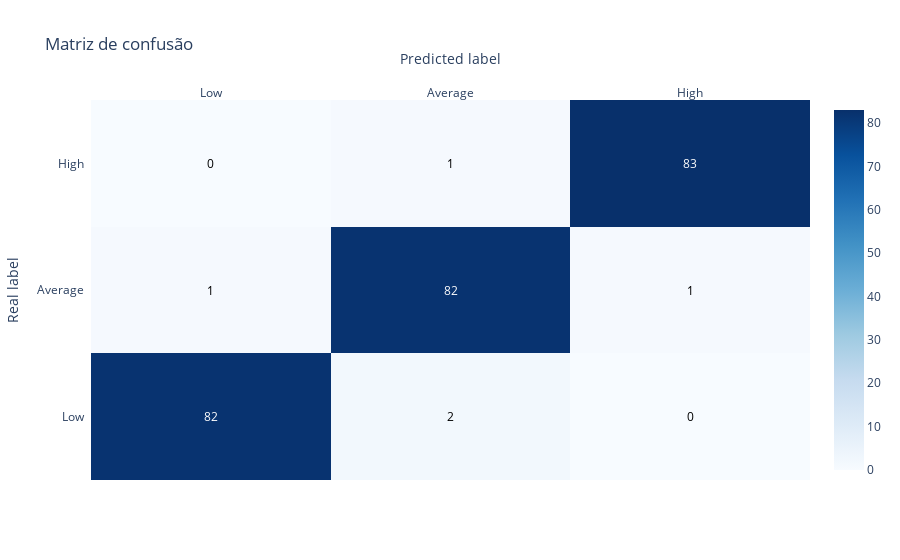

This figure's notebook cell:
### Markdown cell above
Vamos agora, utilizar uma matriz de confusão para entender em quais classes estão localizados o maior número de acertos do modelo.

### Code cell
# Criando a matriz de confusão;
conf_matrix = confusion_matrix(y_train, y_train_predicted)

# Definindo as classes;
class_names = ["Low", "Average", "High"]

# Plotando a matriz de confusão;
fig = ff.create_annotated_heatmap(
    z=conf_matrix,
    x=class_names,
    y=class_names,
    colorscale="Blues",
    showscale=True
)

fig.update_layout(
    title="Matriz de confusão",
    xaxis_title="Predicted label",
    yaxis_title="Real label"
)
fig.show()

### Figure 1 — Plotly figure (JSON) as saved in the notebook; plotly's stock layout.template omitted (floating-point values rounded to 4 significant figures)
{"data": [{"colorscale": [[0, "rgb(247,251,255)"], [0.125, "rgb(222,235,247)"], [0.25, "rgb(198,219,239)"], [0.375, "rgb(158,202,225)"], [0.5, "rgb(107,174,214)"], [0.625, "rgb(66,146,198)"], [0.75, "rgb(33,113,181)"], [0.875, "rgb(8,81,156)"], [1, "rgb(8,48,107)"]], "reversescale": false, "showscale": true, "type": "heatmap", "x": ["Low", "Average", "High"], "y": ["Low", "Average", "High"], "z": [[82, 2, 0], [1, 82, 1], [0, 1, 83]]}], "layout": {"annotations": [{"font": {"color": "#FFFFFF"}, "showarrow": false, "text": "82", "x": "Low", "xref": "x", "y": "Low", "yref": "y"}, {"font": {"color": "#000000"}, "showarrow": false, "text": "2", "x": "Average", "xref": "x", "y": "Low", "yref": "y"}, {"font": {"color": "#000000"}, "showarrow": false, "text": "0", "x": "High", "xref": "x", "y": "Low", "yref": "y"}, {"font": {"color": "#000000"}, "showarrow": false, "text": "1", "x": "Low", "xref": "x", "y": "Average", "yref": "y"}, {"font": {"color": "#FFFFFF"}, "showarrow": false, "text": "82", "x": "Average", "xref": "x", "y": "Average", "yref": "y"}, {"font": {"color": "#000000"}, "showarrow": false, "text": "1", "x": "High", "xref": "x", "y": "Average", "yref": "y"}, {"font": {"color": "#000000"}, "showarrow": false, "text": "0", "x": "Low", "xref": "x", "y": "High", "yref": "y"}, {"font": {"color": "#000000"}, "showarrow": false, "text": "1", "x": "Average", "xref": "x", "y": "High", "yref": "y"}, {"font": {"color": "#FFFFFF"}, "showarrow": false, "text": "83", "x": "High", "xref": "x", "y": "High", "yref": "y"}], "autosize": true, "title": {"text": "Matriz de confusão"}, "xaxis": {"autorange": true, "dtick": 1, "gridcolor": "rgb(0, 0, 0)", "range": [-0.5, 2.5], "side": "top", "ticks": "", "title": {"text": "Predicted label"}, "type": "category"}, "yaxis": {"autorange": true, "dtick": 1, "range": [-0.5, 2.5], "ticks": "", "ticksuffix": "  ", "title": {"text": "Real label"}, "type": "category"}}}
